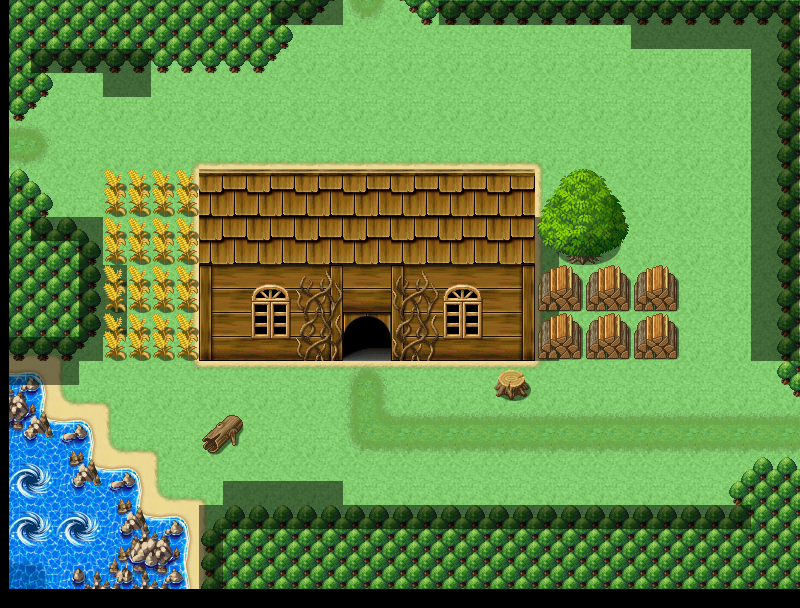

This game map was drawn from its Tiled (.tmx) file and the tilesets committed beside it. A one-line description and the full map source follow:
An orthogonal 25x19 tile map with 32x32 px tiles, 1 tile layer (mapa) and 33 objects.

<map version="1.10" tiledversion="1.11.2" orientation="orthogonal" renderorder="right-down" width="25" height="19" tilewidth="32" tileheight="32" infinite="0" nextlayerid="4" nextobjectid="35">
 <editorsettings>
  <export target="world/town_01.json" format="json" />
 </editorsettings>
 <tileset firstgid="1" source="../tilesets/home.tsx" />
 <layer id="1" name="mapa" width="25" height="19" offsetx="9.16162" offsety="-19.8502">
  <data encoding="csv">
1,2,3,4,5,6,7,8,9,10,11,12,13,14,15,16,17,18,19,20,21,22,23,24,25,
26,27,28,29,30,31,32,33,34,35,36,37,38,39,40,41,42,43,44,45,46,47,48,49,50,
51,52,53,54,55,56,57,58,59,60,61,62,63,64,65,66,67,68,69,70,71,72,73,74,75,
76,77,78,79,80,81,82,83,84,85,86,87,88,89,90,91,92,93,94,95,96,97,98,99,100,
101,102,103,104,105,106,107,108,109,110,111,112,113,114,115,116,117,118,119,120,121,122,123,124,125,
126,127,128,129,130,131,132,133,134,135,136,137,138,139,140,141,142,143,144,145,146,147,148,149,150,
151,152,153,154,155,156,157,158,159,160,161,162,163,164,165,166,167,168,169,170,171,172,173,174,175,
176,177,178,179,180,181,182,183,184,185,186,187,188,189,190,191,192,193,194,195,196,197,198,199,200,
201,202,203,204,205,206,207,208,209,210,211,212,213,214,215,216,217,218,219,220,221,222,223,224,225,
226,227,228,229,230,231,232,233,234,235,236,237,238,239,240,241,242,243,244,245,246,247,248,249,250,
251,252,253,254,255,256,257,258,259,260,261,262,263,264,265,266,267,268,269,270,271,272,273,274,275,
276,277,278,279,280,281,282,283,284,285,286,287,288,289,290,291,292,293,294,295,296,297,298,299,300,
301,302,303,304,305,306,307,308,309,310,311,312,313,314,315,316,317,318,319,320,321,322,323,324,325,
326,327,328,329,330,331,332,333,334,335,336,337,338,339,340,341,342,343,344,345,346,347,348,349,350,
351,352,353,354,355,356,357,358,359,360,361,362,363,364,365,366,367,368,369,370,371,372,373,374,375,
376,377,378,379,380,381,382,383,384,385,386,387,388,389,390,391,392,393,394,395,396,397,398,399,400,
401,402,403,404,405,406,407,408,409,410,411,412,413,414,415,416,417,418,419,420,421,422,423,424,425,
426,427,428,429,430,431,432,433,434,435,436,437,438,439,440,441,442,443,444,445,446,447,448,449,450,
451,452,453,454,455,456,457,458,459,460,461,462,463,464,465,466,467,468,469,470,471,472,473,474,475
</data>
 </layer>
 <objectgroup color="#00aa00" id="3" name="puertas" tintcolor="#00aa00">
  <object id="31" x="343.561" y="316.076" width="49.6254" height="44.2811">
   <properties>
    <property name="map" value="home" />
   </properties>
  </object>
  <object id="32" x="342.797" y="-17.5598" width="51.9158" height="33.5926">
   <properties>
    <property name="map" value="door_home" />
   </properties>
  </object>
  <object id="33" x="768.049" y="397.003" width="45.8081" height="66.4217">
   <properties>
    <property name="map" value="kingdom" />
   </properties>
  </object>
  <object id="34" x="12.979" y="119.864" width="34.3561" height="48.0985">
   <properties>
    <property name="map" value="maps/world/town_01.json" />
   </properties>
  </object>
 </objectgroup>
 <objectgroup color="#aa0000" id="2" name="colission" tintcolor="#aa0000">
  <object id="2" x="545.116" y="268.741" width="132.08" height="89.3258" />
  <object id="3" x="397.767" y="169.49" width="135.134" height="183.996" />
  <object id="4" x="199.265" y="167.963" width="196.975" height="147.349" />
  <object id="5" x="200.029" y="312.258" width="140.478" height="45.0446" />
  <object id="6" x="15.2694" y="171.78" width="11.452" height="185.523" />
  <object id="7" x="32.0657" y="184.759" width="6.10774" height="167.963" />
  <object id="8" x="41.2273" y="219.115" width="36.6465" height="135.134" />
  <object id="9" x="82.4545" y="235.912" width="16.0328" height="99.2508" />
  <object id="10" x="12.2155" y="-20.6136" width="33.5926" height="131.317" />
  <object id="11" x="51.1524" y="-20.6136" width="235.912" height="78.6372" />
  <object id="12" x="288.591" y="-17.5598" width="48.862" height="32.8291" />
  <object id="13" x="397.003" y="-16.7963" width="414.563" height="32.8291" />
  <object id="14" x="784.082" y="18.3232" width="26.7214" height="377.917" />
  <object id="15" x="742.854" y="466.479" width="65.6583" height="119.864" />
  <object id="16" x="213.008" y="517.631" width="530.61" height="67.1852" />
  <object id="17" x="230.567" y="508.47" width="517.631" height="8.39815" />
  <object id="18" x="202.319" y="533.664" width="9.16162" height="52.6793" />
  <object id="19" x="568.02" y="173.307" width="33.5926" height="88.5623" />
  <object id="20" x="548.17" y="200.792" width="17.5598" height="49.6254" />
  <object id="21" x="606.957" y="198.502" width="13.7424" height="52.6793" />
  <object id="22" x="9.16162" y="379.444" width="32.8291" height="57.2601" />
  <object id="23" x="45.8081" y="422.198" width="44.2811" height="63.3678" />
  <object id="24" x="93.1431" y="468.006" width="44.2811" height="48.0985" />
  <object id="25" x="120.628" y="516.104" width="64.1313" height="71.766" />
  <object id="26" x="77.8737" y="568.02" width="41.9907" height="19.0867" />
  <object id="27" x="497.781" y="370.282" width="29.7753" height="26.7214" />
  <object id="28" x="204.609" y="436.704" width="19.8502" height="12.979" />
  <object id="29" x="218.352" y="422.961" width="19.0867" height="12.2155" />
  <object id="30" x="227.513" y="413.036" width="13.7424" height="14.5059" />
 </objectgroup>
</map>